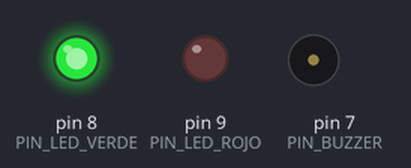
The sketch below on a simulated Arduino Uno, built with avr-gcc and run on an emulated ATmega328P. On the bench: output pins drawn as LEDs (lit = HIGH), buzzer (waves = sounding, pin HIGH).

Above: at 1.5 s.
At 3.2 s:
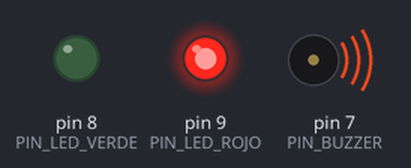
At 4.7 s:
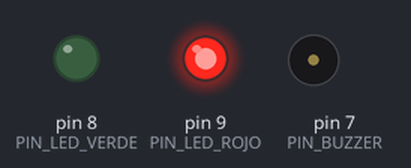
Timing chart, 0 to 7.8 s (numbered marks = the images above):
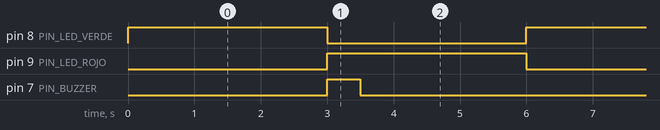

The sketch:

LEDs_Y_Buzzer.ino
```cpp
// ======================================
// PRUEBA LEDs + BUZZER
// Sistema de Monitoreo Industrial
// ======================================

// ---------- Pines ----------
const int PIN_LED_VERDE = 8;
const int PIN_LED_ROJO  = 9;
const int PIN_BUZZER    = 7;

// ---------- Tiempos ----------
const unsigned long TIEMPO_ESTADO_MS = 3000;
const unsigned long TIEMPO_ALERTA_MS = 500;

void setup() {

  pinMode(PIN_LED_VERDE, OUTPUT);
  pinMode(PIN_LED_ROJO, OUTPUT);
  pinMode(PIN_BUZZER, OUTPUT);

}

void loop() {

  // =========================
  // ESTADO NORMAL
  // =========================

  digitalWrite(PIN_LED_VERDE, HIGH);
  digitalWrite(PIN_LED_ROJO, LOW);
  digitalWrite(PIN_BUZZER, LOW);

  delay(TIEMPO_ESTADO_MS);

  // =========================
  // ESTADO ALERTA
  // =========================

  digitalWrite(PIN_LED_VERDE, LOW);
  digitalWrite(PIN_LED_ROJO, HIGH);

  digitalWrite(PIN_BUZZER, HIGH);
  delay(TIEMPO_ALERTA_MS);
  digitalWrite(PIN_BUZZER, LOW);

  delay(TIEMPO_ESTADO_MS - TIEMPO_ALERTA_MS);
}
```

Measured:
- by itself, pin 8 (PIN_LED_VERDE), pin 9 (PIN_LED_ROJO): alternates HIGH for 3.0 s and LOW for 3.0 s
- by itself, pin 7 (PIN_BUZZER): alternates HIGH for 0.50 s and LOW for 5.5 s
- by itself, everything shown: repeats every 6.0 s, in 3 steps
